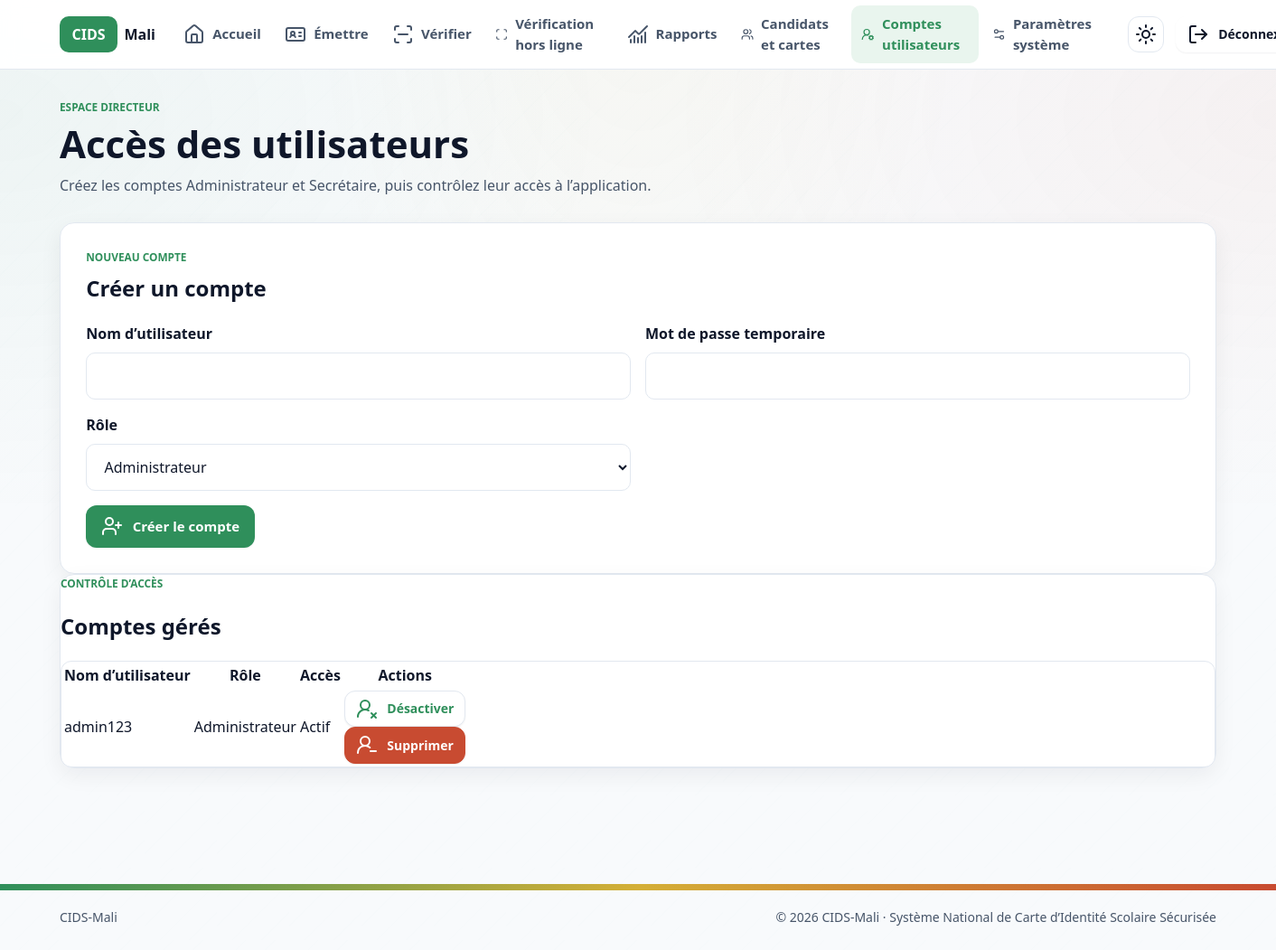
The app's page /director/admins (signed in), older data.
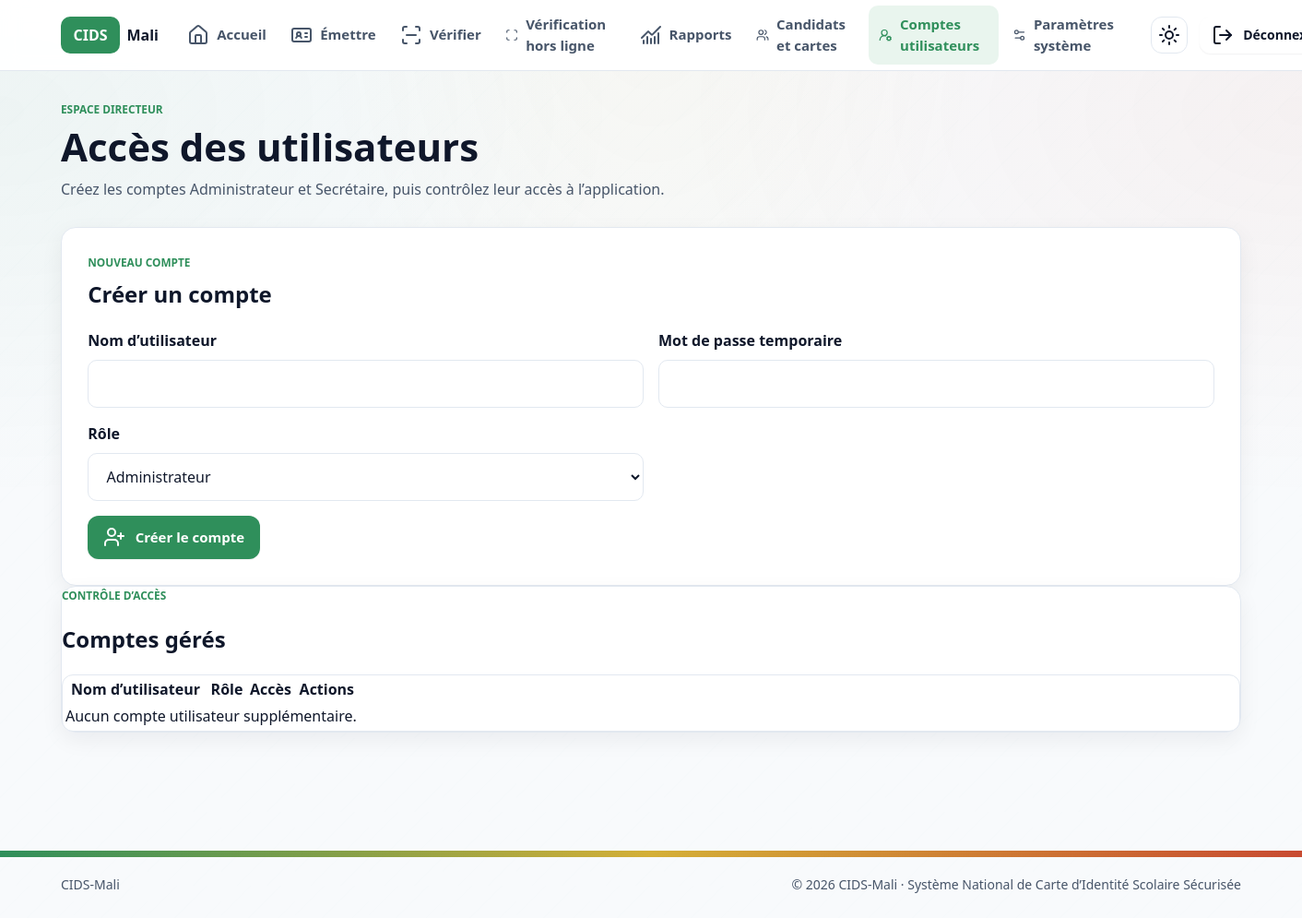
The same page, newer data.
### tables this page shows
CREATE TABLE users (
    id INTEGER PRIMARY KEY AUTOINCREMENT,
    username TEXT NOT NULL UNIQUE,
    password_hash TEXT NOT NULL,
    role TEXT NOT NULL CHECK(role IN ('director', 'admin', 'secretary')),
    is_active INTEGER NOT NULL DEFAULT 1 CHECK(is_active IN (0, 1))
);

### cids_mali/app.py (the view, shortened to what this page needs)
    @app.route("/director/admins", methods=["GET", "POST"])
    @login_required
    @roles_required("director")
    def director_admins():
        form = CreateAdminForm()
        managed_users = [user for user in database.list_users() if user["role"] in {"admin", "secretary"}]
        return render_template("director/admins.html", form=form, managed_users=managed_users)

### cids_mali/forms.py
class CreateAdminForm(FlaskForm):
    username = StringField("Nom d’utilisateur", validators=[DataRequired(), Length(min=3, max=80)])
    password = PasswordField("Mot de passe temporaire", validators=[DataRequired(), Length(min=12, max=256)])
    role = SelectField(
        "Rôle",
        choices=[("admin", "Administrateur"), ("secretary", "Secrétaire")],
        validators=[DataRequired()],
    )
    submit = SubmitField("Créer le compte")

### cids_mali/models.py (called while the page is built)
    @contextmanager
    def connection(self) -> Iterator[sqlite3.Connection]:
        connection = sqlite3.connect(self.path, timeout=10)
        connection.row_factory = sqlite3.Row
        connection.execute("PRAGMA foreign_keys = ON")
        try:
            yield connection
            connection.commit()
        except Exception:
            connection.rollback()
            raise
        finally:
            connection.close()

    def get_user_by_id(self, user_id: int) -> dict[str, Any] | None:
        with self.connection() as connection:
            row = connection.execute(
                "SELECT id, username, role, is_active FROM users WHERE id = ?", (user_id,)
            ).fetchone()
        return dict(row) if row else None

    def list_users(self) -> list[dict[str, Any]]:
        with self.connection() as connection:
            rows = connection.execute(
                "SELECT id, username, role, is_active FROM users ORDER BY username"
            ).fetchall()
        return [dict(row) for row in rows]

### cids_mali/templates/director/admins.html (shortened to what this page needs)
{% extends "base.html" %}
{% block content %}
<section class="page-header">
  <p class="eyebrow">Espace directeur</p>
  <h1>Accès des utilisateurs</h1>
  <p>Créez les comptes Administrateur et Secrétaire, puis contrôlez leur accès à l’application.</p>
</section>
<section class="panel auth-panel" aria-labelledby="create-admin-heading">
  <div class="panel-head">
    <p class="eyebrow">Nouveau compte</p>
    <h2 id="create-admin-heading">Créer un compte</h2>
  </div>
  <form method="post" class="form-stack" autocomplete="off">
    <div class="field-grid two-columns">
      <div class="field-group">
        {{ form.username.label }}
        {{ form.username(autocomplete='off') }}
      </div>
      <div class="field-group">
        {{ form.password.label }}
        {{ form.password(autocomplete='new-password') }}
      </div>
      <div class="field-group">
        {{ form.role.label }}
        {{ form.role() }}
      </div>
    </div>
    <div><button class="btn btn-primary" type="submit" name="action" value="create_admin"><i data-lucide="user-plus" aria-hidden="true"></i><span>Créer le compte</span></button></div>
  </form>
</section>
<section class="panel table-panel" aria-labelledby="admins-heading">
  <div class="panel-header">
    <div>
      <p class="eyebrow">Contrôle d’accès</p>
      <h2 id="admins-heading">Comptes gérés</h2>
    </div>
  </div>
  <div class="table-wrap">
    <table>
      <thead>
        <tr><th>Nom d’utilisateur</th><th>Rôle</th><th>Accès</th><th>Actions</th></tr>
      </thead>
      <tbody>
        {% for admin in managed_users %}
        <tr>
          <td>{{ admin.username }}</td>
          <td>{{ 'Administrateur' if admin.role == 'admin' else 'Secrétaire' }}</td>
          <td><span class="status-badge {{ 'success' if admin.is_active else 'danger' }}">{{ 'Actif' if admin.is_active else 'Désactivé' }}</span></td>
          <td>
            <div class="row-actions">
              <form method="post">
                <button class="btn btn-secondary btn-small" type="submit" name="action" value="{{ 'disable_admin' if admin.is_active else 'enable_admin' }}"><i data-lucide="{{ 'user-round-x' if admin.is_active else 'user-round-check' }}" aria-hidden="true"></i><span>{{ 'Désactiver' if admin.is_active else 'Réactiver' }}</span></button>
              </form>
              <form method="post" data-confirm="Supprimer définitivement ce compte administrateur ?">
                <button class="btn btn-danger btn-small" type="submit" name="action" value="delete_admin"><i data-lucide="user-round-minus" aria-hidden="true"></i><span>Supprimer</span></button>
              </form>
            </div>
          </td>
        </tr>
        {% else %}
        <tr><td colspan="4">Aucun compte utilisateur supplémentaire.</td></tr>
        {% endfor %}
      </tbody>
    </table>
  </div>
</section>
{% endblock %}

### cids_mali/templates/base.html (shortened to what this page needs)
<!doctype html>
<html lang="fr" data-theme="light">
<head>
  <link rel="stylesheet" href="{{ url_for('static', filename='css/main.css') }}">
</head>
<body class="{% block body_class %}{% endblock %}">
  <div class="site-shell">
    <header class="topbar">
      <div class="topbar-inner">
        <a class="brand" href="{{ url_for('index') if current_user.is_authenticated else url_for('login') }}" aria-label="Accueil CIDS-Mali">
          <span class="brand-mark">CIDS</span>
          <span class="brand-name">Mali</span>
        </a>
        {% if current_user.is_authenticated %}
        <nav id="main-nav" class="main-nav" aria-label="Navigation principale">
          {% if current_user.role == 'director' %}
          <a class="nav-link "  href="{{ url_for('index') }}"><i data-lucide="house" aria-hidden="true"></i><span>Accueil</span></a>
          {% endif %}
          {% if current_user.role in ('director', 'admin') %}
          <a class="nav-link "  href="{{ url_for('issue') }}"><i data-lucide="id-card" aria-hidden="true"></i><span>Émettre</span></a>
          {% endif %}
          <a class="nav-link "  href="{{ url_for('verify_online') }}"><i data-lucide="scan-line" aria-hidden="true"></i><span>Vérifier</span></a>
          <a class="nav-link "  href="{{ url_for('offline_verifier') }}"><i data-lucide="scan" aria-hidden="true"></i><span>Vérification hors ligne</span></a>
          {% if current_user.role == 'director' %}
          <a class="nav-link "  href="{{ url_for('admin') }}"><i data-lucide="chart-no-axes-combined" aria-hidden="true"></i><span>Rapports</span></a>
          <a class="nav-link "  href="{{ url_for('admin_students') }}"><i data-lucide="users" aria-hidden="true"></i><span>Candidats et cartes</span></a>
          {% endif %}
          {% if current_user.role == 'director' %}
          <a class="nav-link {% if request.endpoint == 'director_admins' %}is-active{% endif %}" {% if request.endpoint == 'director_admins' %}aria-current="page"{% endif %} href="{{ url_for('director_admins') }}"><i data-lucide="user-round-cog" aria-hidden="true"></i><span>Comptes utilisateurs</span></a>
          <a class="nav-link "  href="{{ url_for('director_settings') }}"><i data-lucide="settings-2" aria-hidden="true"></i><span>Paramètres système</span></a>
          {% endif %}
        </nav>
        <div class="header-tools">
          <button type="button" class="theme-toggle" aria-label="Basculer le thème sombre">
            <i class="theme-toggle__icon" data-lucide="sun" aria-hidden="true"></i>
          </button>
          <form method="post" action="{{ url_for('logout') }}" class="logout-form">
            <button class="btn btn-ghost btn-small" type="submit"><i data-lucide="log-out" aria-hidden="true"></i><span>Déconnexion</span></button>
          </form>
        </div>
        {% endif %}
      </div>
    </header>
    <main class="page-shell">
      {% block content %}{% endblock %}
    </main>
    <footer class="site-footer">
      <div class="footer-band" aria-hidden="true"></div>
      <div class="footer-inner">
        <p>CIDS-Mali</p>
        <p>© 2026 CIDS-Mali · Système National de Carte d’Identité Scolaire Sécurisée</p>
      </div>
    </footer>
  </div>
</body>
</html>

Row changes from the older to the newer data that the page shows:
removed users: username "admin123", role "Administrateur", is_active "Actif", is_active "Désactiver"
Text that changed along with them:
text now shown: "Aucun compte utilisateur supplémentaire."
